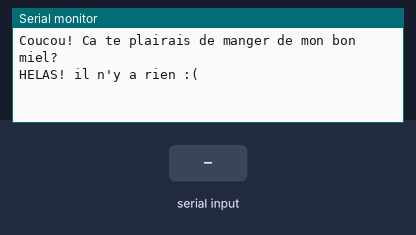
The sketch below on a simulated Arduino Uno, built with avr-gcc and run on an emulated ATmega328P. On the bench: the last lines printed to the serial monitor. The test bench sets the inputs (shaded band).

Above: at 1.2 s.
1.3 s: byte 30 received over Serial
At 2.7 s:
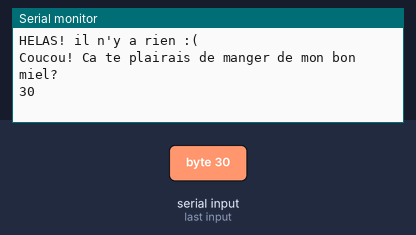
3.5 s: byte 90 received over Serial
At 4.8 s:
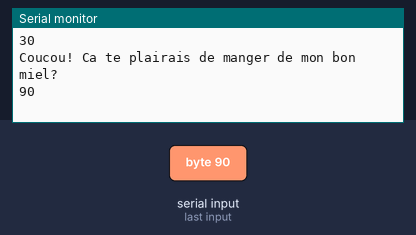
5.0 s: byte 120 received over Serial
At 7.0 s:
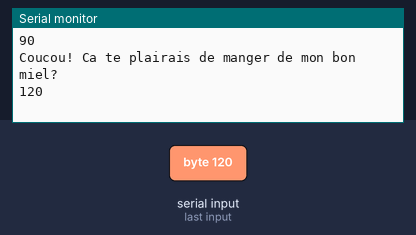

Measured:
- after the input at 1.3 s, the serial monitor: prints a new line after 0.76 s (image 1)
- after the input at 3.5 s, the serial monitor: prints a new line after 0.57 s (image 2)
- after the input at 5.0 s, the serial monitor: prints a new line after 1.1 s (image 3)

The sketch:

portserieettick.ino
```cpp
void setup() {
  // put your setup code here, to run once:
  Serial.begin(9600);
}

void loop() {
  // put your main code here, to run repeatedly:
  Serial.println("Coucou! Ca te plairais de manger de mon bon miel?");
  // Si la Arduino a reçu un message de notre part
  if (Serial.available())
  {
    // On lit le message et on l'affiche
    int lu = Serial.read();
    Serial.println(lu);
  }
  else
  {
    Serial.println("HELAS! il n'y a rien :(");
  }

  delay(2000);
}
```
